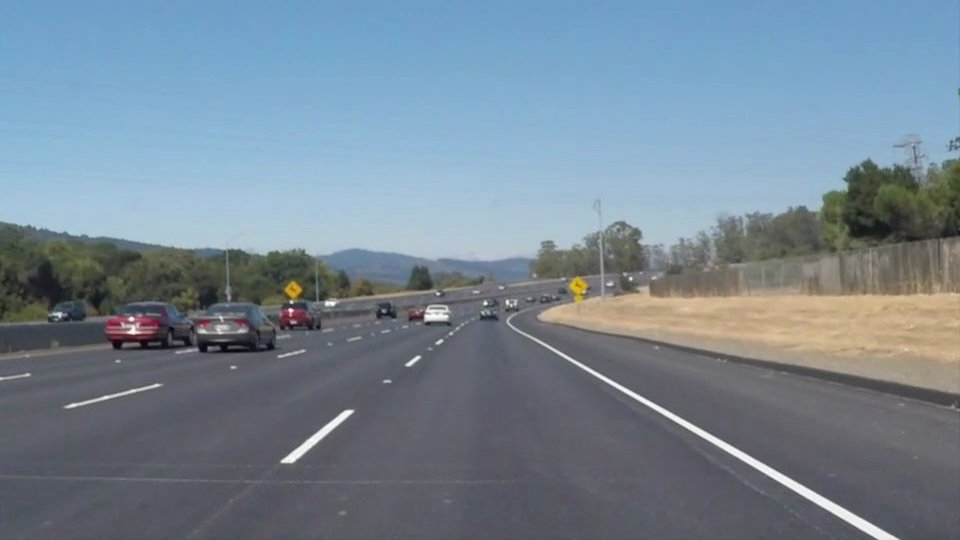
#> input picture Code/Term01-Computer-Vision-and-Deep-Learning/P1-LaneLines/test_images/solidWhiteCurve.jpg, 960 x 540 px; its folder holds only this picture in this run
$ python binarization_utils.py   (older library calls are emulated)
#> lines starting #> are read from the running program, lines starting #| are printed output that depends on the picture; after the words box and inside, x2 and y2 are one past the last pixel; in counts of white or black regions, pixels touching at a corner belong together
import cv2
import numpy as np
import glob
import matplotlib.pyplot as plt


# selected threshold to highlight yellow lines
yellow_HSV_th_min = np.array([0, 70, 70])
yellow_HSV_th_max = np.array([50, 255, 255])


def thresh_frame_in_HSV(frame, min_values, max_values, verbose=False):
    """
    Threshold a color frame in HSV space
    """
    HSV = cv2.cvtColor(frame, cv2.COLOR_BGR2HSV)

    min_th_ok = np.all(HSV > min_values, axis=2)
    max_th_ok = np.all(HSV < max_values, axis=2)

    out = np.logical_and(min_th_ok, max_th_ok)

    if verbose:
        plt.imshow(out, cmap='gray')
        plt.show()

    return out


def thresh_frame_sobel(frame, kernel_size):
    """
    Apply Sobel edge detection to an input frame, then threshold the result
    """
    gray = cv2.cvtColor(frame, cv2.COLOR_BGR2GRAY)

    sobel_x = cv2.Sobel(gray, cv2.CV_64F, 1, 0, ksize=kernel_size)
    sobel_y = cv2.Sobel(gray, cv2.CV_64F, 0, 1, ksize=kernel_size)

    sobel_mag = np.sqrt(sobel_x ** 2 + sobel_y ** 2)
    sobel_mag = np.uint8(sobel_mag / np.max(sobel_mag) * 255)

    _, sobel_mag = cv2.threshold(sobel_mag, 50, 1, cv2.THRESH_BINARY)

    return sobel_mag.astype(bool)


def get_binary_from_equalized_grayscale(frame):
    """
    Apply histogram equalization to an input frame, threshold it and return the (binary) result.
    """
    gray = cv2.cvtColor(frame, cv2.COLOR_BGR2GRAY)

    eq_global = cv2.equalizeHist(gray)

    _, th = cv2.threshold(eq_global, thresh=250, maxval=255, type=cv2.THRESH_BINARY)

    return th


def binarize(img, verbose=False):
    """
    Convert an input frame to a binary image which highlight as most as possible the lane-lines.

    :param img: input color frame
    :param verbose: if True, show intermediate results
    :return: binarized frame
    """
    h, w = img.shape[:2]

    binary = np.zeros(shape=(h, w), dtype=np.uint8)

    # highlight yellow lines by threshold in HSV color space
    HSV_yellow_mask = thresh_frame_in_HSV(img, yellow_HSV_th_min, yellow_HSV_th_max, verbose=False)
    binary = np.logical_or(binary, HSV_yellow_mask)

    # highlight white lines by thresholding the equalized frame
    eq_white_mask = get_binary_from_equalized_grayscale(img)
    binary = np.logical_or(binary, eq_white_mask)

    # get Sobel binary mask (thresholded gradients)
    sobel_mask = thresh_frame_sobel(img, kernel_size=9)
    binary = np.logical_or(binary, sobel_mask)

    # apply a light morphology to "fill the gaps" in the binary image
    kernel = np.ones((5, 5), np.uint8)
    closing = cv2.morphologyEx(binary.astype(np.uint8), cv2.MORPH_CLOSE, kernel)

    if verbose:
        f, ax = plt.subplots(2, 3)
        f.set_facecolor('white')
        ax[0, 0].imshow(cv2.cvtColor(img, cv2.COLOR_BGR2RGB))
        ax[0, 0].set_title('input_frame')
        ax[0, 0].set_axis_off()
        ax[0, 0].set_axis_bgcolor('red')
        ax[0, 1].imshow(eq_white_mask, cmap='gray')
        ax[0, 1].set_title('white mask')
        ax[0, 1].set_axis_off()

        ax[0, 2].imshow(HSV_yellow_mask, cmap='gray')
        ax[0, 2].set_title('yellow mask')
        ax[0, 2].set_axis_off()

        ax[1, 0].imshow(sobel_mask, cmap='gray')
        ax[1, 0].set_title('sobel mask')
        ax[1, 0].set_axis_off()

        ax[1, 1].imshow(binary, cmap='gray')
        ax[1, 1].set_title('before closure')
        ax[1, 1].set_axis_off()

        ax[1, 2].imshow(closing, cmap='gray')
        ax[1, 2].set_title('after closure')
        ax[1, 2].set_axis_off()
        plt.show()

    return closing


if __name__ == '__main__':

    test_images = glob.glob('test_images/*.jpg')
    for test_image in test_images:
        img = cv2.imread(test_image)
#> img is the input picture: shape (540, 960, 3); mean B, G, R 148.1, 134.5, 118.5
        binarize(img=img, verbose=True)
#> in thresh_frame_in_HSV, `min_th_ok = np.all(HSV > min_values, axis=2)`:
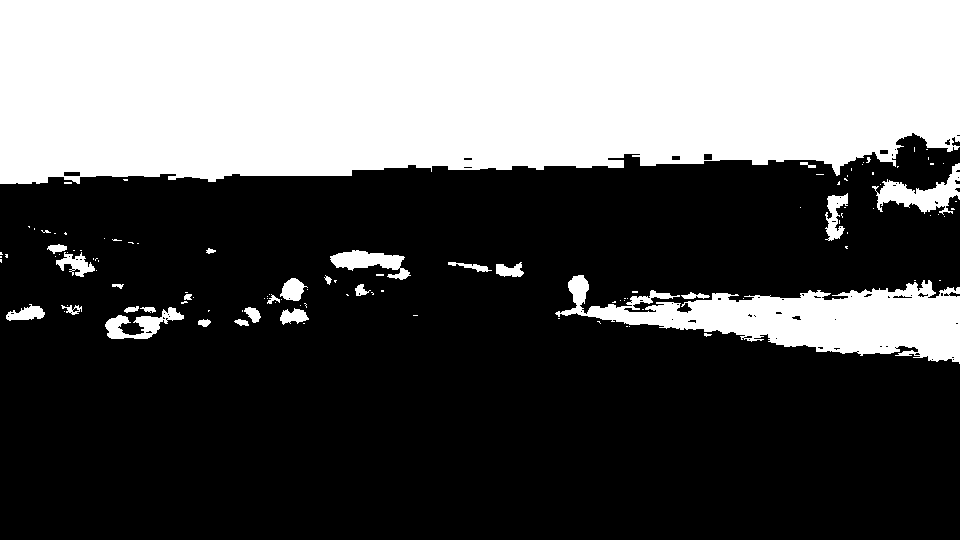
#> min_th_ok: shape (540, 960) bool; 35.9% white; 117 white regions (90 under 20 px), largest, box (x1, y1, x2, y2) and area: (0, 0, 960, 184) 161173, (555, 275, 960, 364) 16940, (872, 163, 960, 215) 1799
#> in get_binary_from_equalized_grayscale, `gray = cv2.cvtColor(frame, cv2.COLOR_BGR2GRAY)`:
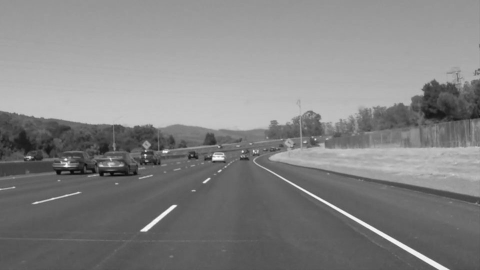
#> gray: shape (540, 960) (shown at 1/2 size); min 5, max 255, mean 131.2
#> in get_binary_from_equalized_grayscale, `eq_global = cv2.equalizeHist(gray)`:
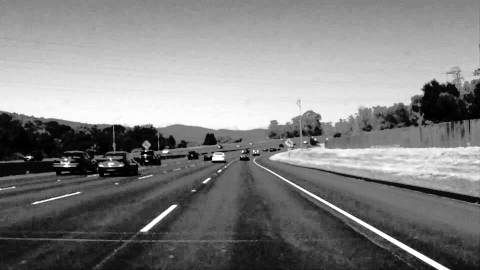
#> eq_global: shape (540, 960) (shown at 1/2 size); min 0, max 255, mean 129
#> in thresh_frame_sobel, `sobel_x = cv2.Sobel(gray, cv2.CV_64F, 1, 0, ksize=kernel_size)`:
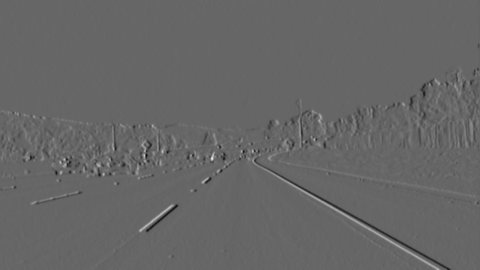
#> sobel_x: shape (540, 960) float64 (shown at 1/2 size); min -931509, max 1385563, mean 164.7; drawn with min black and max white
#> in thresh_frame_sobel, `sobel_y = cv2.Sobel(gray, cv2.CV_64F, 0, 1, ksize=kernel_size)`:
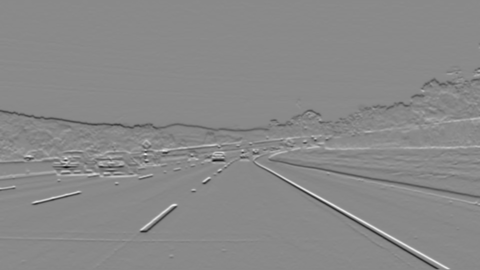
#> sobel_y: shape (540, 960) float64 (shown at 1/2 size); min -1555201, max 1326798, mean -3578.3; drawn with min black and max white
#> in binarize, `closing = cv2.morphologyEx(binary.astype(np.uint8), cv2.MORPH_CLOSE, k..`:
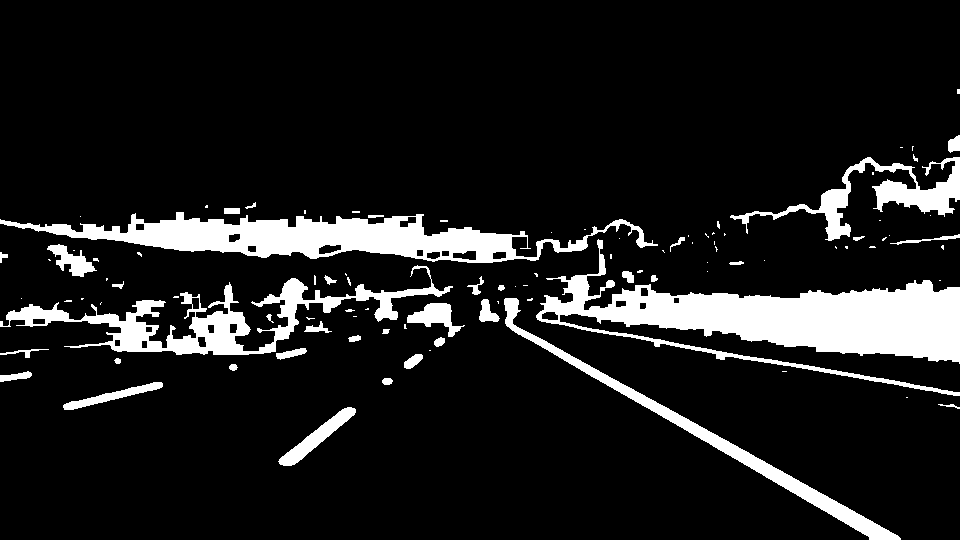
#> closing: shape (540, 960); values 0 (black) and 1 (white), 11.5% white; 100 white regions (60 under 20 px), largest, box (x1, y1, x2, y2) and area: (536, 239, 960, 396) 21237, (0, 212, 658, 263) 13699, (0, 265, 453, 355) 8731
#> in binarize, `plt.show()`:
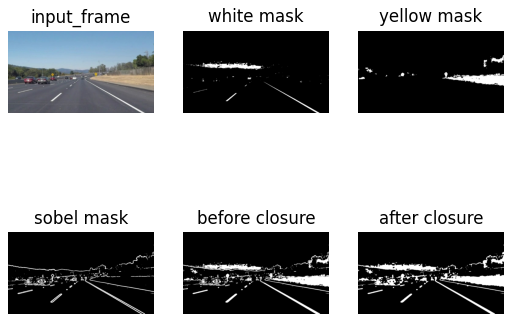
#> figure drawn by matplotlib, 6 panels

$ run again, on Code/Term01-Computer-Vision-and-Deep-Learning/P1-LaneLines/test_images/solidYellowLeft.jpg
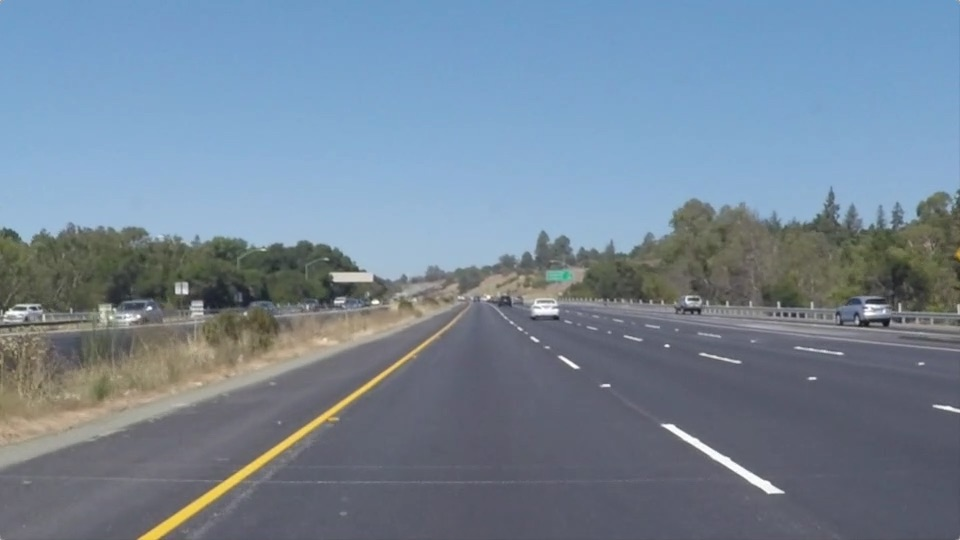
#> input picture Code/Term01-Computer-Vision-and-Deep-Learning/P1-LaneLines/test_images/solidYellowLeft.jpg, 960 x 540 px
#> img is the input picture: shape (540, 960, 3); mean B, G, R 150.8, 133.6, 116.5
#> HSV: shape (540, 960, 3); mean H, S, V 94.7, 61.6, 155
#> in thresh_frame_in_HSV, `min_th_ok = np.all(HSV > min_values, axis=2)`:
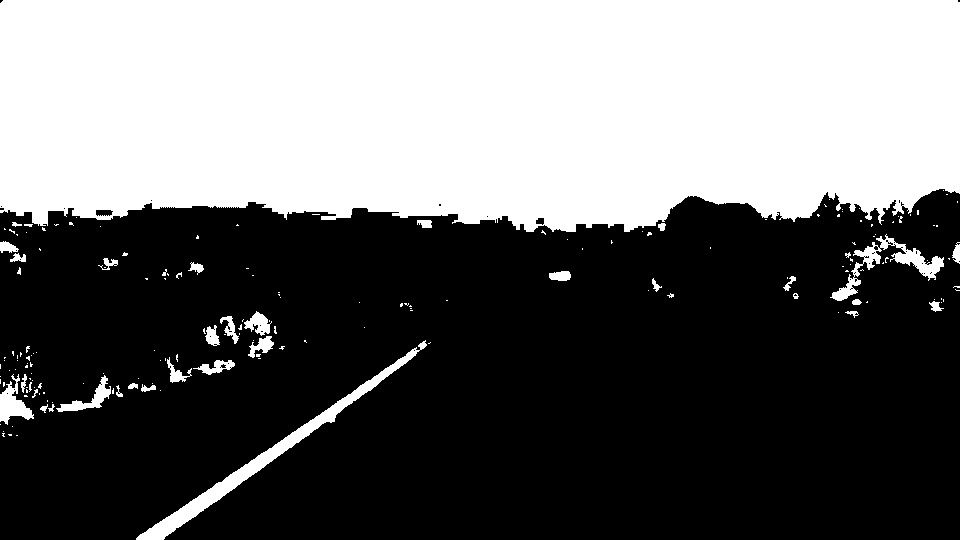
#> min_th_ok: shape (540, 960) bool; 41.5% white; 181 white regions (145 under 20 px), largest, box (x1, y1, x2, y2) and area: (0, 0, 960, 232) 204588, (136, 340, 427, 540) 3916, (830, 234, 944, 301) 1616
#> max_th_ok: shape (540, 960) bool; 17.5% white; 18 white regions (13 under 20 px), largest, box (x1, y1, x2, y2) and area: (0, 197, 960, 540) 90205, (913, 318, 960, 331) 401, (950, 332, 960, 338) 44, (864, 324, 876, 330) 42, (810, 318, 816, 324) 23
#> out: shape (540, 960) bool; 1.9% white; 134 white regions (106 under 20 px), largest, box (x1, y1, x2, y2) and area: (136, 340, 427, 540) 3916, (830, 234, 944, 301) 1616, (0, 374, 34, 425) 769
#> th: shape (540, 960); 1.8% white; 182 white regions (152 under 20 px), largest, box (x1, y1, x2, y2) and area: (328, 238, 458, 281) 3427, (139, 336, 435, 540) 1908, (662, 424, 784, 494) 991
#> in binarize, `closing = cv2.morphologyEx(binary.astype(np.uint8), cv2.MORPH_CLOSE, k..`:
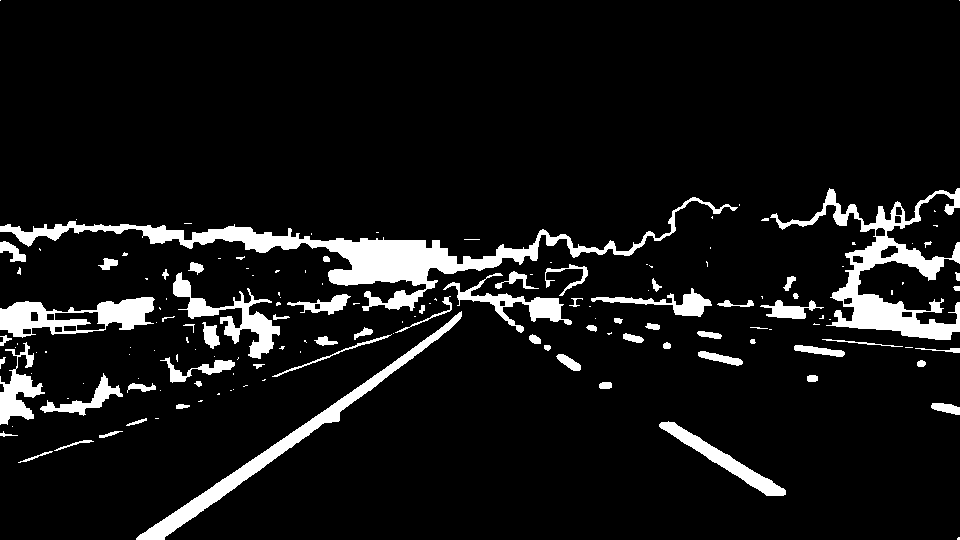
#> closing: shape (540, 960); values 0 (black) and 1 (white), 8.2% white; 153 white regions (84 under 20 px), largest, box (x1, y1, x2, y2) and area: (0, 197, 738, 311) 11117, (770, 188, 960, 340) 7260, (136, 311, 462, 540) 4473

$ run again, on Code/Term01-Computer-Vision-and-Deep-Learning/P1-LaneLines/test_images/whiteCarLaneSwitch.jpg
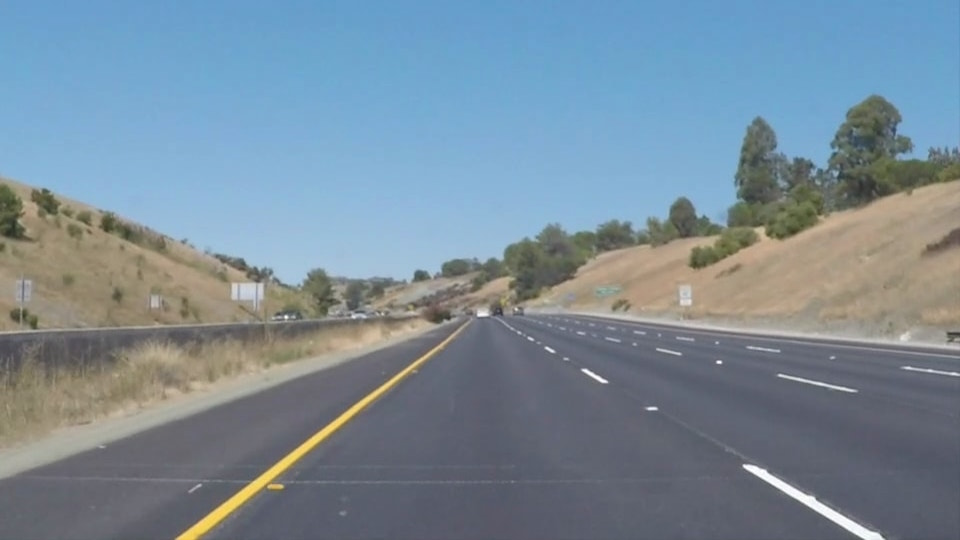
#> input picture Code/Term01-Computer-Vision-and-Deep-Learning/P1-LaneLines/test_images/whiteCarLaneSwitch.jpg, 960 x 540 px
#> img is the input picture: shape (540, 960, 3); mean B, G, R 152.9, 139.4, 121.2
#> HSV: shape (540, 960, 3); mean H, S, V 86, 66.5, 160.7
#> in thresh_frame_in_HSV, `min_th_ok = np.all(HSV > min_values, axis=2)`:
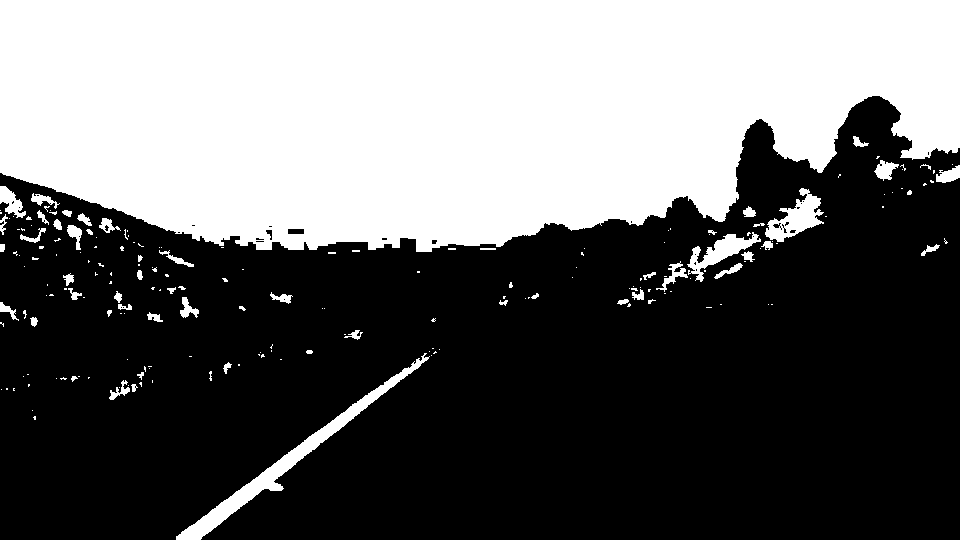
#> min_th_ok: shape (540, 960) bool; 40.5% white; 200 white regions (142 under 20 px), largest, box (x1, y1, x2, y2) and area: (0, 0, 960, 252) 197885, (176, 353, 430, 540) 3828, (765, 188, 824, 242) 1407
#> max_th_ok: shape (540, 960) bool; 25.2% white; 19 white regions (11 under 20 px), largest, box (x1, y1, x2, y2) and area: (0, 152, 960, 480) 123958, (171, 319, 469, 540) 5747, (851, 100, 883, 133) 652
#> out: shape (540, 960) bool; 2.3% white; 191 white regions (136 under 20 px), largest, box (x1, y1, x2, y2) and area: (176, 353, 430, 540) 3828, (765, 188, 824, 242) 1407, (687, 232, 761, 282) 1161
#> th: shape (540, 960); 1.8% white; 81 white regions (61 under 20 px), largest, box (x1, y1, x2, y2) and area: (230, 242, 440, 284) 3578, (177, 343, 444, 540) 1942, (743, 465, 884, 540) 1300
#> in binarize, `closing = cv2.morphologyEx(binary.astype(np.uint8), cv2.MORPH_CLOSE, k..`:
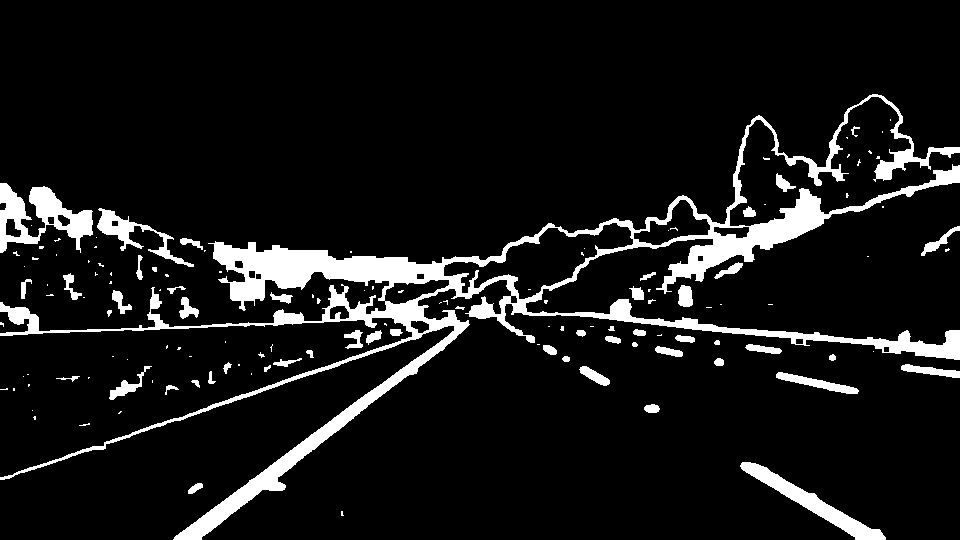
#> closing: shape (540, 960); values 0 (black) and 1 (white), 9.1% white; 136 white regions (83 under 20 px), largest, box (x1, y1, x2, y2) and area: (0, 94, 960, 540) 33999, (0, 183, 93, 253) 2962, (740, 462, 886, 540) 2228
